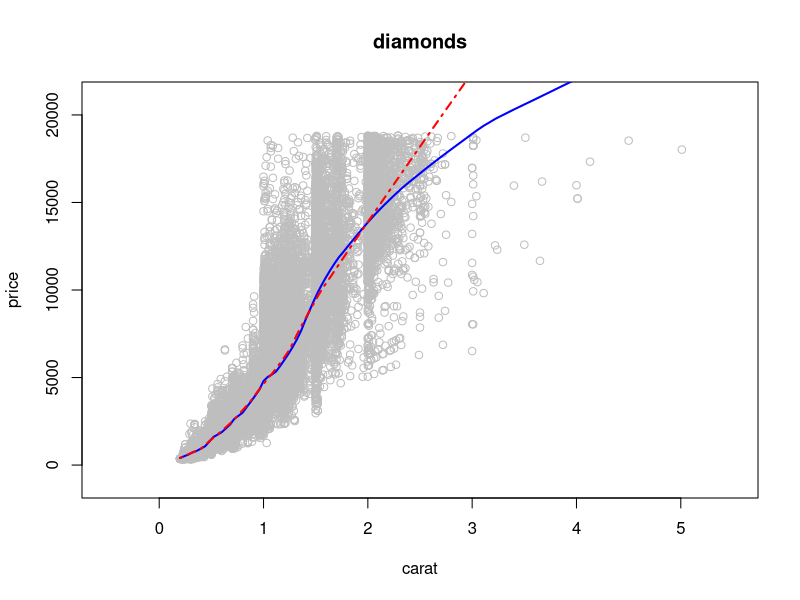

Reproduce this figure in R.
# Title     : TODO
# Objective : TODO
# Created by: justk
# Created on: 2021-04-10

library(ggplot2)
data(diamonds) #diamonds 자료를 로딩함
str(diamonds)
attach(diamonds)
windows(height = 7, width = 6.4)
diamonds$sqrt.price <- sqrt(price)
plot(
  price ~ carat,
  col = 'gray',
  main = 'diamonds',
  xlim = c(-0.5, 5.5),
  ylim = c(-1000, 21000),
)
lines(
  lowess(diamonds$price ~ diamonds$carat, f = 0.1),
  lwd = 2,
  col = 'blue'
)
lines(
  lowess(diamonds$price ~ diamonds$carat, f = 0.25),
  lwd = 2,
  col = 'red',
  lty = 'dotdash',
)